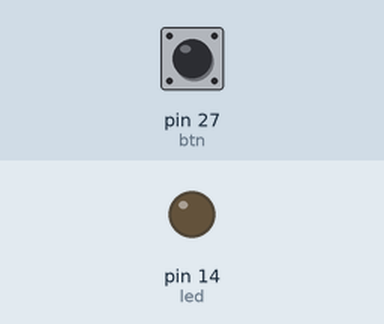
A program run on a simulated MicroPython board. On the bench: output pins drawn as LEDs (lit = HIGH). The test bench sets the inputs (shaded band); at power-on: pin 27 (btn) HIGH.

Above: at 1.2 s.
1.3 s: pin 27 (btn) pulled LOW for 0.15 s
At 2.2 s:
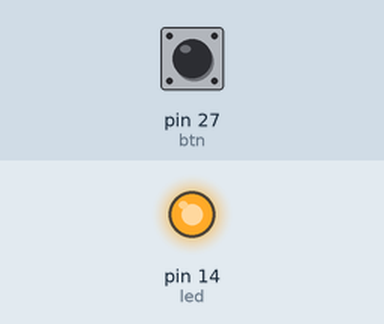
2.9 s: pin 27 (btn) pulled LOW for 1 s
At 3.4 s:
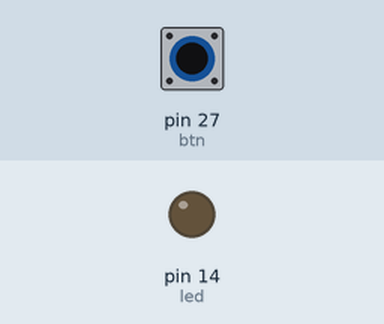
5.4 s: pin 27 (btn) pulled LOW for 3.2 s
At 6.5 s:
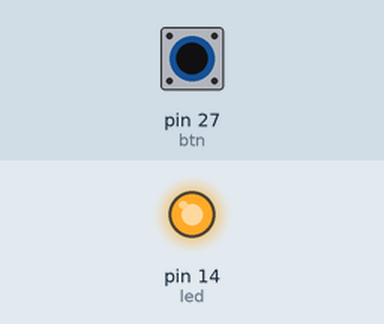
Timing chart, 0 to 8.4 s (numbered marks = the images above; inputs shaded):
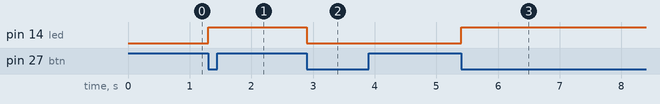

The program:

btn_debounce_nb.py
```python
from machine import Pin
import time

led = Pin(14, Pin.OUT)
btn = Pin(27, Pin.IN, Pin.PULL_UP)


def toggle(led):
    led.value(not led.value())


# Set btn state to HIGH as btn is low active.
last_btn_state = 1
last_debounce_ticks = 0
BTN_DEBOUNCE_MS = 30

while True:
    current_btn_state = btn.value()

    if current_btn_state != last_btn_state:
        current_ticks = time.ticks_ms()
        if time.ticks_diff(current_ticks, last_debounce_ticks) > 30:
            if current_btn_state == 0:
                toggle(led)
            last_debounce_ticks = current_ticks

    last_btn_state = current_btn_state
```

Measured:
- after the input at 1.3 s, pin 14 (led): LOW → HIGH at once
- after the input at 2.9 s, pin 14 (led): HIGH → LOW at once
- after the input at 5.4 s, pin 14 (led): LOW → HIGH at once
